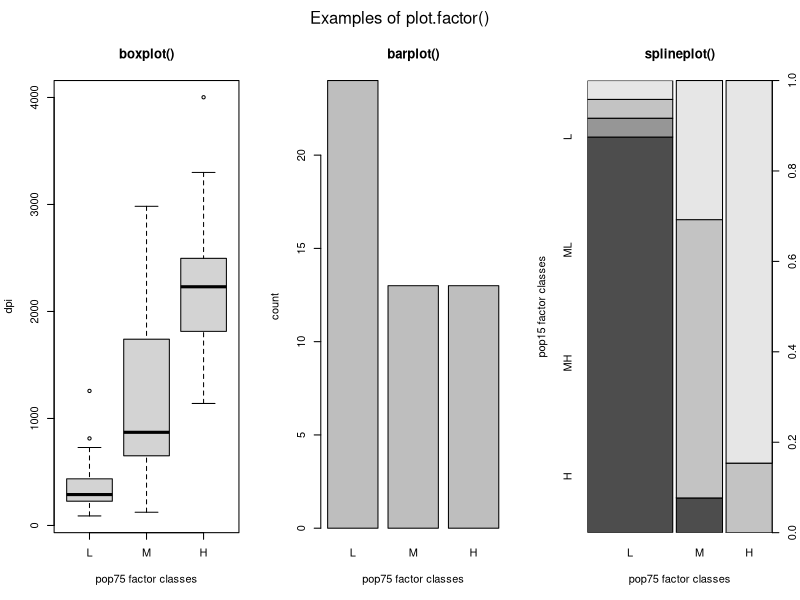

This figure's R source:
par( mfrow=c( 1, 3 ), oma=c( 0, 0, 2, 0 ) )

ord = order(
  LifeCycleSavings$pop75
)
pop75.ordered = LifeCycleSavings$pop75[ ord ]
pop15.ordered = LifeCycleSavings$pop15[ ord ]
dpi.ordered = LifeCycleSavings$dpi[ ord ]
sr.ordered=LifeCycleSavings$sr[ ord ]
LCS = data.frame(
  dpi=dpi.ordered,
  pop75.f=cut( 
    pop75.ordered, 
    3, 
    labels=c( "L", "M", "H" ) 
  ),
  pop15.f=cut( 
    pop15.ordered, 
    4 
  ),
  sr.ordered 
)

plot( 
  x=LCS[ ,2 ], 
  y=LCS[ ,1 ],
  main="boxplot()",
  xlab="pop75 factor classes", 
  ylab="dpi" 
)
plot( 
  x=LCS[ , 2 ], 	
  main="barplot()",
  xlab="pop75 factor classes", 
  ylab="count" 
)
plot( 
  x=LCS[ , 2:3 ], 
  legend.text=c("L", "ML", "MH", "H" ),
  main="splineplot()",
  xlab="pop75 factor classes", 
  ylab="pop15 factor classes" 
)
mtext( 
  "Examples of plot.factor()",
  side=3, 
  outer=TRUE 
  )

par( mfrow=c( 1, 1 ), oma=c( 0, 0, 0, 0 ) )
